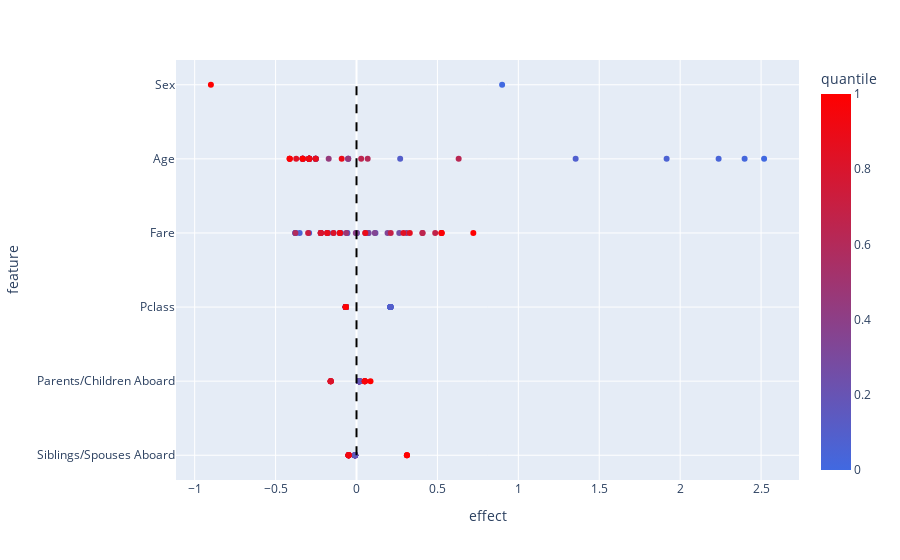

The code cell stored with this chart in its notebook:
### Code cell
acme_rf.fit(df,label_class=1).summary_plot()

### Figure 1 — Plotly figure (JSON) as saved in the notebook; plotly's stock layout.template omitted (floating-point values rounded to 4 significant figures; data arrays with more than 128 entries replaced by an {"elided": "..."} marker saying what was removed)
{"data": [{"hovertemplate": "effect=%{x}<br>feature=%{y}<br>quantile=%{marker.color}<extra></extra>", "legendgroup": "", "marker": {"color": {"elided": "252 float values"}, "coloraxis": "coloraxis", "symbol": "circle"}, "mode": "markers", "name": "", "orientation": "h", "showlegend": false, "type": "scatter", "x": {"elided": "252 float values"}, "xaxis": "x", "y": {"elided": "252 str values"}, "yaxis": "y"}], "layout": {"coloraxis": {"colorbar": {"title": {"text": "quantile"}}, "colorscale": [[0, "royalblue"], [1, "red"]]}, "legend": {"tracegroupgap": 0}, "margin": {"t": 60}, "shapes": [{"line": {"color": "black", "dash": "dash", "width": 2}, "type": "line", "x0": 0, "x1": 0, "y0": "Siblings/Spouses Aboard", "y1": "Sex"}], "xaxis": {"anchor": "y", "domain": [0, 1], "title": {"text": "effect"}}, "yaxis": {"anchor": "x", "domain": [0, 1], "title": {"text": "feature"}}}}
